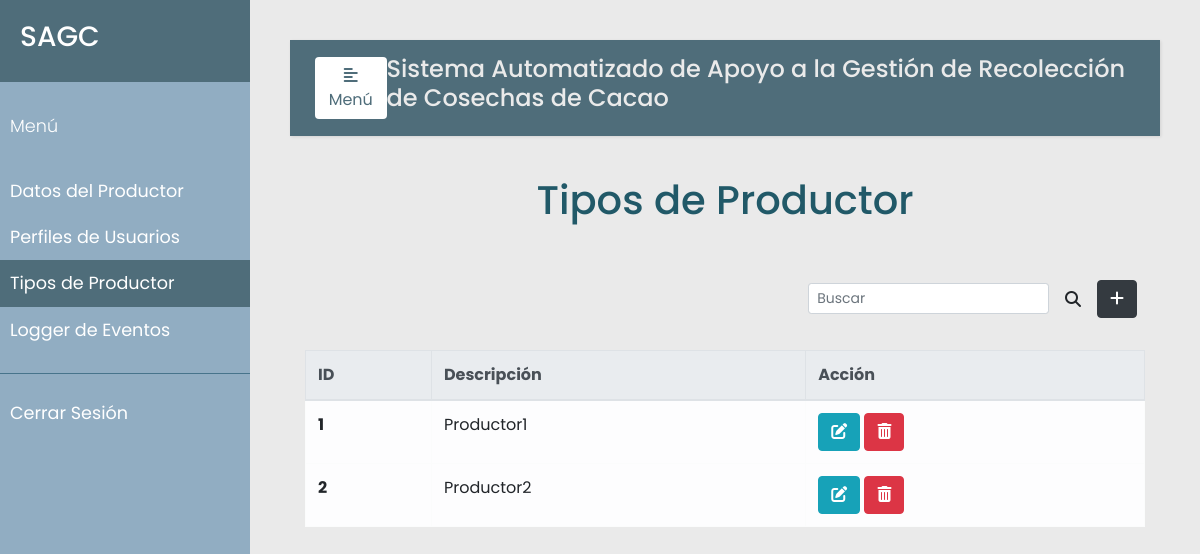
The page /tipo_productor (signed in) on the database its author committed.
### models.py (models this page shows, shortened)
class TypeProductor(db.Model):
    __tablename__ = 'type_prod'
    id = db.Column(db.Integer, primary_key=True)
    description = db.Column(db.String(120), nullable=False, unique=True)

### app.py (the view, shortened to what this page needs)
@app.route('/tipo_productor', methods=['GET', 'POST'])
@login_required
def tipo_productor():
    error=None
    type_prod = TypeProductor.query.all()
    return render_template('tipo_productor.html', admin=session['rol_admin'], type_prod=type_prod)

### app.py (called while the page is built)
def login_required(f):
    @wraps(f)
    def wrap(*args, **kwargs):
        if 'logged_in' in session:
            return f(*args, **kwargs)
        else:
            flash('Necesitas iniciar sesión primero')
            return redirect(url_for('login'))
    return wrap

### templates/tipo_productor.html (shortened to what this page needs)
{% extends "base.html" %}
{% block navbar %}
<li class="nav-item">
    <a class="nav-link" href="{{url_for('productor')}}">Datos del Productor</a>
</li>
{% if admin %}
<li class="nav-item">
    <a class="nav-link" href="{{url_for('perfiles')}}">Perfiles de Usuarios</a>
</li>
{% endif %}
<li class="nav-item active">
  <a class="nav-link" href="{{url_for('tipo_productor')}}">Tipos de Productor<span class="sr-only">(current)</span></a>
</li>
<li class="nav-item">
    <a class="nav-link" href="{{url_for('eventos')}}">Logger de Eventos</a>
</li>
{% endblock %}
{% block sesion %}
<li class="nav-item">
  <a class="nav-link" href="{{url_for('logout')}}">Cerrar Sesión</a>
</li>
{% endblock %}
{% block content %}
    <div class="container h-100">
        <p class="text-center h1 fw-bold mb-5 mx-1 mx-md-4 mt-4">Tipos de Productor</p>
        <div class="d-flex flex-row-reverse bd-highlight">
            <div class="p-2 bd-highlight">
              <button type="button" class="btn btn-dark" data-toggle="modal" data-target="#exampleModalLong">
                <i class="fa-solid fa-plus"></i>
              </button>
            </div>
            <div class="p-2 bd-highlight" style="display:flex; align-content: flex-end;">
              <form class="form-inline" style="justify-content: flex-end">
                <input class="form-control form-control-sm mr-3 w-75" type="text" placeholder="Buscar"
                  aria-label="Search">
                <i class="fas fa-search" aria-hidden="true"></i>
              </form>
            </div>
        </div>
        <br>
        <table class="table table-bordered table-light table-hover">
          <thead class="thead-light">
            <tr>
              <th scope="col">ID</th>
              <th scope="col">Descripción</th>
              <th scope="col">Acción</th>
            </tr>
          </thead>
          <tbody>
            {% for u in type_prod %}
            <tr>
              <th scope="row">{{u.id}}</th>
              <td>{{u.description}}</td>
              <td>
                <button type="button" class="btn btn-info" data-toggle="modal" data-target="#editModal">
                  <a href=""> <i class="fas fa-edit"></i></a>
                </button>
                <button type="button" class="btn btn-danger" data-toggle="modal" data-target="#editModal">
                  <a href=""> <i class="fas fa-trash-alt"></i></a>
                </button>
              </td>
            </tr>
            {% endfor %}
          </tbody>
        </table>
    </div>
{% endblock %}

### static/css/styles.css (style rules this page uses)
body { font-family: 'Poppins', sans-serif; background: #EAEAEA; }
p { font-family: 'Poppins', sans-serif; font-size: 1.1em; font-weight: 300; line-height: 1.7em; color: #215968; }
a, a:hover, a:focus { color: inherit; text-decoration: none; transition: all 0.3s; }
#sidebar ul li a { padding: 10px; font-size: 1.1em; display: block; }
#sidebar ul li.active>a, a[aria-expanded="true"] { color: #fff; background: #4F6D7A; }

### rows shown on the page
TypeProductor: id "1", description "Productor1"
TypeProductor: id "2", description "Productor2"
